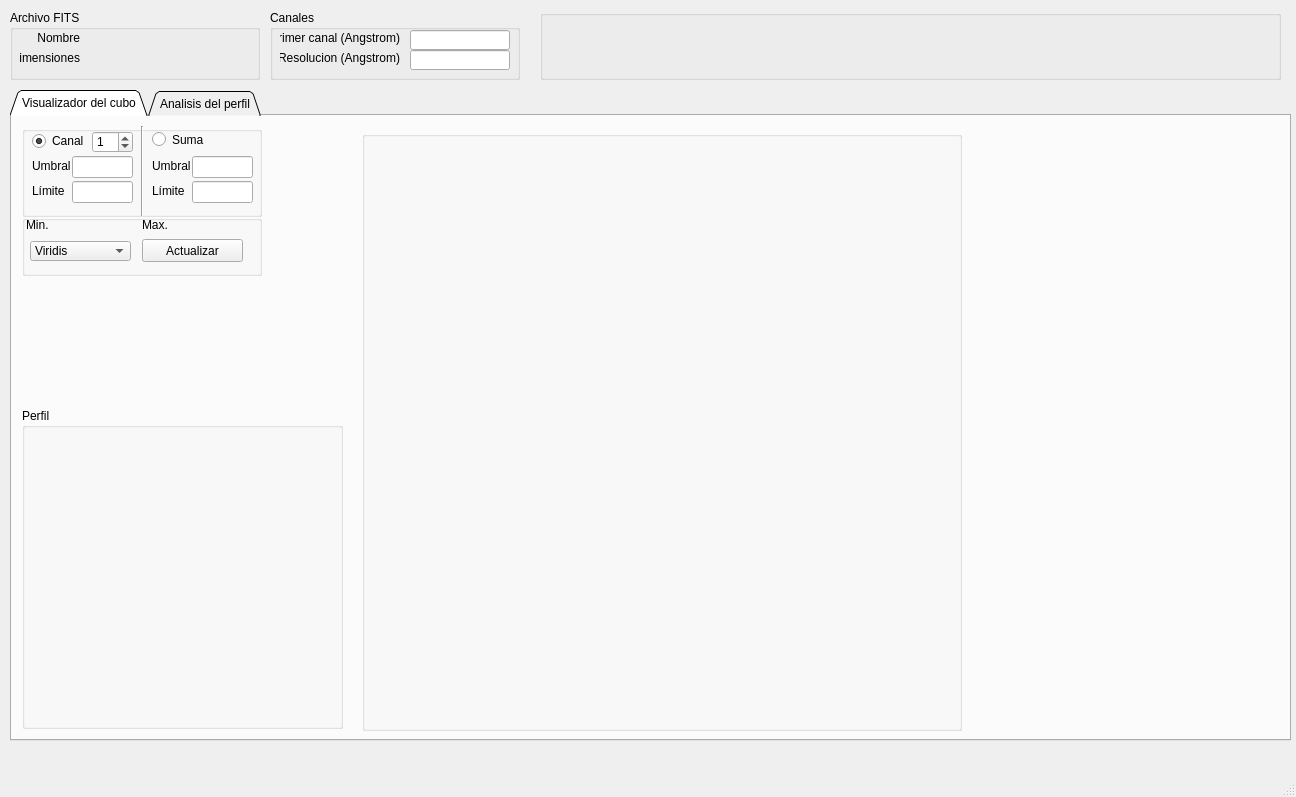
<?xml version="1.0" encoding="UTF-8"?>
<ui version="4.0">
 <class>MainWindow</class>
 <widget class="QMainWindow" name="MainWindow">
  <property name="geometry">
   <rect>
    <x>0</x>
    <y>0</y>
    <width>1296</width>
    <height>797</height>
   </rect>
  </property>
  <property name="font">
   <font>
    <family>Arial</family>
    <weight>50</weight>
    <bold>false</bold>
   </font>
  </property>
  <property name="windowTitle">
   <string>MainWindow</string>
  </property>
  <widget class="QWidget" name="centralwidget">
   <widget class="QGroupBox" name="groupBox_2">
    <property name="enabled">
     <bool>true</bool>
    </property>
    <property name="geometry">
     <rect>
      <x>10</x>
      <y>10</y>
      <width>250</width>
      <height>70</height>
     </rect>
    </property>
    <property name="title">
     <string>Archivo FITS</string>
    </property>
    <widget class="QLabel" name="label_5">
     <property name="geometry">
      <rect>
       <x>10</x>
       <y>40</y>
       <width>60</width>
       <height>16</height>
      </rect>
     </property>
     <property name="text">
      <string>Dimensiones</string>
     </property>
     <property name="alignment">
      <set>Qt::AlignRight|Qt::AlignTrailing|Qt::AlignVCenter</set>
     </property>
    </widget>
    <widget class="QLabel" name="labelDimensionesArchivo">
     <property name="enabled">
      <bool>true</bool>
     </property>
     <property name="geometry">
      <rect>
       <x>100</x>
       <y>40</y>
       <width>100</width>
       <height>16</height>
      </rect>
     </property>
     <property name="text">
      <string/>
     </property>
    </widget>
    <widget class="QLabel" name="label_4">
     <property name="geometry">
      <rect>
       <x>10</x>
       <y>20</y>
       <width>60</width>
       <height>16</height>
      </rect>
     </property>
     <property name="text">
      <string>Nombre</string>
     </property>
     <property name="alignment">
      <set>Qt::AlignRight|Qt::AlignTrailing|Qt::AlignVCenter</set>
     </property>
    </widget>
    <widget class="QLabel" name="labelNombreArchivo">
     <property name="enabled">
      <bool>true</bool>
     </property>
     <property name="geometry">
      <rect>
       <x>100</x>
       <y>20</y>
       <width>100</width>
       <height>16</height>
      </rect>
     </property>
     <property name="text">
      <string/>
     </property>
    </widget>
   </widget>
   <widget class="QGroupBox" name="groupBox_3">
    <property name="geometry">
     <rect>
      <x>270</x>
      <y>10</y>
      <width>250</width>
      <height>70</height>
     </rect>
    </property>
    <property name="title">
     <string>Canales</string>
    </property>
    <widget class="QLabel" name="label">
     <property name="geometry">
      <rect>
       <x>10</x>
       <y>20</y>
       <width>120</width>
       <height>16</height>
      </rect>
     </property>
     <property name="text">
      <string>Primer canal (Angstrom)</string>
     </property>
     <property name="alignment">
      <set>Qt::AlignRight|Qt::AlignTrailing|Qt::AlignVCenter</set>
     </property>
    </widget>
    <widget class="QLabel" name="label_7">
     <property name="geometry">
      <rect>
       <x>10</x>
       <y>40</y>
       <width>120</width>
       <height>16</height>
      </rect>
     </property>
     <property name="text">
      <string>Resolucion (Angstrom)</string>
     </property>
     <property name="alignment">
      <set>Qt::AlignRight|Qt::AlignTrailing|Qt::AlignVCenter</set>
     </property>
    </widget>
    <widget class="QLineEdit" name="PrimerCanal">
     <property name="geometry">
      <rect>
       <x>140</x>
       <y>20</y>
       <width>100</width>
       <height>20</height>
      </rect>
     </property>
    </widget>
    <widget class="QLineEdit" name="Resolucion">
     <property name="geometry">
      <rect>
       <x>140</x>
       <y>40</y>
       <width>100</width>
       <height>20</height>
      </rect>
     </property>
    </widget>
   </widget>
   <widget class="QTabWidget" name="tabWidget">
    <property name="geometry">
     <rect>
      <x>10</x>
      <y>90</y>
      <width>1281</width>
      <height>651</height>
     </rect>
    </property>
    <property name="tabPosition">
     <enum>QTabWidget::North</enum>
    </property>
    <property name="tabShape">
     <enum>QTabWidget::Triangular</enum>
    </property>
    <property name="currentIndex">
     <number>0</number>
    </property>
    <widget class="QWidget" name="TabVisualizador">
     <attribute name="title">
      <string>Visualizador del cubo</string>
     </attribute>
     <widget class="QGroupBox" name="groupBox_8">
      <property name="geometry">
       <rect>
        <x>350</x>
        <y>15</y>
        <width>600</width>
        <height>600</height>
       </rect>
      </property>
      <property name="title">
       <string/>
      </property>
      <widget class="MatplotlibWidget11" name="visualizacion_cubo" native="true">
       <property name="geometry">
        <rect>
         <x>10</x>
         <y>10</y>
         <width>580</width>
         <height>580</height>
        </rect>
       </property>
       <property name="styleSheet">
        <string notr="true">border-color: rgb(0, 255, 0);</string>
       </property>
      </widget>
     </widget>
     <widget class="QGroupBox" name="groupBox_9">
      <property name="geometry">
       <rect>
        <x>10</x>
        <y>292</y>
        <width>321</width>
        <height>321</height>
       </rect>
      </property>
      <property name="title">
       <string>Perfil</string>
      </property>
      <widget class="MatplotlibWidget11_sin" name="vis_perfil" native="true">
       <property name="geometry">
        <rect>
         <x>10</x>
         <y>13</y>
         <width>300</width>
         <height>300</height>
        </rect>
       </property>
      </widget>
     </widget>
     <widget class="QGroupBox" name="groupBox_6">
      <property name="geometry">
       <rect>
        <x>10</x>
        <y>10</y>
        <width>240</width>
        <height>91</height>
       </rect>
      </property>
      <property name="title">
       <string/>
      </property>
      <widget class="QLineEdit" name="limite_cubo">
       <property name="geometry">
        <rect>
         <x>50</x>
         <y>55</y>
         <width>61</width>
         <height>22</height>
        </rect>
       </property>
      </widget>
      <widget class="QLineEdit" name="umbral_cubo">
       <property name="geometry">
        <rect>
         <x>50</x>
         <y>30</y>
         <width>61</width>
         <height>22</height>
        </rect>
       </property>
      </widget>
      <widget class="QLabel" name="label_9">
       <property name="geometry">
        <rect>
         <x>10</x>
         <y>30</y>
         <width>41</width>
         <height>20</height>
        </rect>
       </property>
       <property name="text">
        <string>Umbral</string>
       </property>
      </widget>
      <widget class="QLabel" name="label_10">
       <property name="geometry">
        <rect>
         <x>10</x>
         <y>55</y>
         <width>41</width>
         <height>20</height>
        </rect>
       </property>
       <property name="text">
        <string>Límite</string>
       </property>
      </widget>
      <widget class="QSpinBox" name="vis_canal">
       <property name="geometry">
        <rect>
         <x>70</x>
         <y>5</y>
         <width>41</width>
         <height>22</height>
        </rect>
       </property>
       <property name="wrapping">
        <bool>true</bool>
       </property>
       <property name="minimum">
        <number>1</number>
       </property>
       <property name="value">
        <number>1</number>
       </property>
      </widget>
      <widget class="QRadioButton" name="vista_modo_canal">
       <property name="geometry">
        <rect>
         <x>10</x>
         <y>5</y>
         <width>51</width>
         <height>20</height>
        </rect>
       </property>
       <property name="text">
        <string>Canal</string>
       </property>
       <property name="checked">
        <bool>true</bool>
       </property>
      </widget>
      <widget class="QLabel" name="label_14">
       <property name="geometry">
        <rect>
         <x>130</x>
         <y>55</y>
         <width>41</width>
         <height>20</height>
        </rect>
       </property>
       <property name="text">
        <string>Límite</string>
       </property>
      </widget>
      <widget class="QLineEdit" name="limite_cubo_suma">
       <property name="geometry">
        <rect>
         <x>170</x>
         <y>55</y>
         <width>61</width>
         <height>22</height>
        </rect>
       </property>
      </widget>
      <widget class="QRadioButton" name="vista_modo_suma">
       <property name="geometry">
        <rect>
         <x>130</x>
         <y>5</y>
         <width>61</width>
         <height>17</height>
        </rect>
       </property>
       <property name="text">
        <string>Suma</string>
       </property>
      </widget>
      <widget class="QLabel" name="label_13">
       <property name="geometry">
        <rect>
         <x>130</x>
         <y>30</y>
         <width>41</width>
         <height>20</height>
        </rect>
       </property>
       <property name="text">
        <string>Umbral</string>
       </property>
      </widget>
      <widget class="QLineEdit" name="umbral_cubo_suma">
       <property name="geometry">
        <rect>
         <x>170</x>
         <y>30</y>
         <width>61</width>
         <height>22</height>
        </rect>
       </property>
      </widget>
      <widget class="Line" name="line">
       <property name="geometry">
        <rect>
         <x>110</x>
         <y>0</y>
         <width>20</width>
         <height>90</height>
        </rect>
       </property>
       <property name="orientation">
        <enum>Qt::Vertical</enum>
       </property>
      </widget>
     </widget>
     <widget class="QGroupBox" name="groupBox_5">
      <property name="geometry">
       <rect>
        <x>10</x>
        <y>99</y>
        <width>240</width>
        <height>61</height>
       </rect>
      </property>
      <property name="title">
       <string/>
      </property>
      <widget class="QLabel" name="label_val_max">
       <property name="geometry">
        <rect>
         <x>120</x>
         <y>0</y>
         <width>110</width>
         <height>20</height>
        </rect>
       </property>
       <property name="text">
        <string>Max.</string>
       </property>
      </widget>
      <widget class="QLabel" name="label_val_min">
       <property name="geometry">
        <rect>
         <x>4</x>
         <y>0</y>
         <width>110</width>
         <height>20</height>
        </rect>
       </property>
       <property name="text">
        <string>Min.</string>
       </property>
      </widget>
      <widget class="QComboBox" name="colormap_cubo">
       <property name="geometry">
        <rect>
         <x>8</x>
         <y>26</y>
         <width>101</width>
         <height>20</height>
        </rect>
       </property>
       <property name="currentText">
        <string>Viridis</string>
       </property>
       <item>
        <property name="text">
         <string>Viridis</string>
        </property>
       </item>
       <item>
        <property name="text">
         <string>Grices</string>
        </property>
       </item>
       <item>
        <property name="text">
         <string>Grices R</string>
        </property>
       </item>
       <item>
        <property name="text">
         <string>12C - 1</string>
        </property>
       </item>
       <item>
        <property name="text">
         <string>12C - 2</string>
        </property>
       </item>
       <item>
        <property name="text">
         <string>20C</string>
        </property>
       </item>
       <item>
        <property name="text">
         <string>Cividis</string>
        </property>
       </item>
       <item>
        <property name="text">
         <string>Plasma</string>
        </property>
       </item>
      </widget>
      <widget class="QPushButton" name="pushButton_actualizar_vis_cubo">
       <property name="geometry">
        <rect>
         <x>120</x>
         <y>24</y>
         <width>101</width>
         <height>23</height>
        </rect>
       </property>
       <property name="text">
        <string>Actualizar</string>
       </property>
      </widget>
     </widget>
    </widget>
    <widget class="QWidget" name="TabPerfiles">
     <attribute name="title">
      <string>Analisis del perfil</string>
     </attribute>
     <widget class="QGroupBox" name="groupBox">
      <property name="geometry">
       <rect>
        <x>10</x>
        <y>3</y>
        <width>91</width>
        <height>101</height>
       </rect>
      </property>
      <property name="title">
       <string>Pixel</string>
      </property>
      <widget class="QPushButton" name="boton_CargarPixel">
       <property name="geometry">
        <rect>
         <x>10</x>
         <y>67</y>
         <width>71</width>
         <height>23</height>
        </rect>
       </property>
       <property name="maximumSize">
        <size>
         <width>16777215</width>
         <height>23</height>
        </size>
       </property>
       <property name="text">
        <string>Cargar pixel</string>
       </property>
      </widget>
      <widget class="QLabel" name="label_2">
       <property name="geometry">
        <rect>
         <x>13</x>
         <y>17</y>
         <width>16</width>
         <height>16</height>
        </rect>
       </property>
       <property name="text">
        <string>X:</string>
       </property>
       <property name="alignment">
        <set>Qt::AlignCenter</set>
       </property>
      </widget>
      <widget class="QLineEdit" name="pixel_x">
       <property name="geometry">
        <rect>
         <x>29</x>
         <y>17</y>
         <width>41</width>
         <height>20</height>
        </rect>
       </property>
       <property name="alignment">
        <set>Qt::AlignLeading|Qt::AlignLeft|Qt::AlignVCenter</set>
       </property>
      </widget>
      <widget class="QLabel" name="label_3">
       <property name="geometry">
        <rect>
         <x>13</x>
         <y>43</y>
         <width>16</width>
         <height>16</height>
        </rect>
       </property>
       <property name="text">
        <string>Y:</string>
       </property>
       <property name="alignment">
        <set>Qt::AlignCenter</set>
       </property>
      </widget>
      <widget class="QLineEdit" name="pixel_y">
       <property name="geometry">
        <rect>
         <x>29</x>
         <y>43</y>
         <width>41</width>
         <height>20</height>
        </rect>
       </property>
      </widget>
     </widget>
     <widget class="QGroupBox" name="groupBox_4">
      <property name="geometry">
       <rect>
        <x>10</x>
        <y>102</y>
        <width>521</width>
        <height>521</height>
       </rect>
      </property>
      <property name="title">
       <string/>
      </property>
      <widget class="MatplotlibWidget11" name="analisis_perfil" native="true">
       <property name="geometry">
        <rect>
         <x>10</x>
         <y>10</y>
         <width>500</width>
         <height>500</height>
        </rect>
       </property>
      </widget>
     </widget>
    </widget>
   </widget>
   <widget class="QGroupBox" name="groupBox_10">
    <property name="geometry">
     <rect>
      <x>540</x>
      <y>10</y>
      <width>741</width>
      <height>70</height>
     </rect>
    </property>
    <property name="styleSheet">
     <string notr="true">background-image: url(milky_way.png);</string>
    </property>
    <property name="title">
     <string/>
    </property>
   </widget>
  </widget>
  <widget class="QMenuBar" name="menubar">
   <property name="geometry">
    <rect>
     <x>0</x>
     <y>0</y>
     <width>1296</width>
     <height>21</height>
    </rect>
   </property>
  </widget>
  <widget class="QStatusBar" name="statusbar"/>
 </widget>
 <customwidgets>
  <customwidget>
   <class>MatplotlibWidget11</class>
   <extends>QWidget</extends>
   <header>clases_mpl_pyqt5</header>
   <container>1</container>
  </customwidget>
  <customwidget>
   <class>MatplotlibWidget11_sin</class>
   <extends>QWidget</extends>
   <header location="global">clases_mpl_pyqt5</header>
   <container>1</container>
  </customwidget>
 </customwidgets>
 <tabstops>
  <tabstop>tabWidget</tabstop>
  <tabstop>PrimerCanal</tabstop>
  <tabstop>vista_modo_canal</tabstop>
  <tabstop>Resolucion</tabstop>
  <tabstop>pixel_y</tabstop>
  <tabstop>limite_cubo</tabstop>
  <tabstop>pushButton_actualizar_vis_cubo</tabstop>
  <tabstop>boton_CargarPixel</tabstop>
  <tabstop>umbral_cubo</tabstop>
  <tabstop>colormap_cubo</tabstop>
  <tabstop>vis_canal</tabstop>
  <tabstop>pixel_x</tabstop>
  <tabstop>vista_modo_suma</tabstop>
 </tabstops>
 <resources/>
 <connections/>
</ui>
